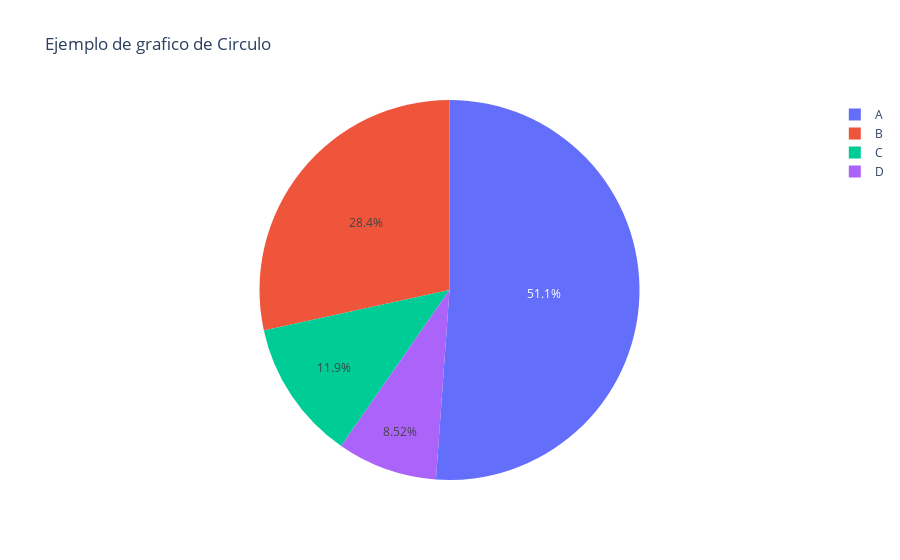

Source (notebook cell):
### Code cell
fig4.add_trace(go.Pie( labels=['A', 'B', 'C', 'D'], values=[4500, 2500, 1050, 750] ))
fig4.update_layout(title='Ejemplo de grafico de Circulo')

### Figure 1 — Plotly figure (JSON) as saved in the notebook; plotly's stock layout.template omitted (floating-point values rounded to 4 significant figures)
{"data": [{"labels": ["A", "B", "C", "D"], "type": "pie", "values": [4500, 2500, 1050, 750]}], "layout": {"title": {"text": "Ejemplo de grafico de Circulo"}}}
